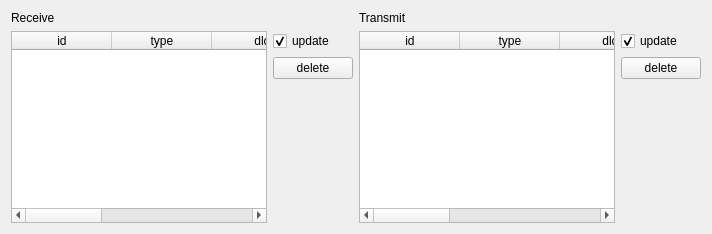
           <widget class="QWidget" name="tabCan">
            <attribute name="title">
             <string>Can</string>
            </attribute>
            <layout class="QGridLayout" name="gridLayout">
             <item row="0" column="0">
              <widget class="QLabel" name="label">
               <property name="text">
                <string>Receive</string>
               </property>
              </widget>
             </item>
             <item row="1" column="0">
              <widget class="QTableWidget" name="canReceiveTableWidget">
               <property name="selectionMode">
                <enum>QAbstractItemView::ExtendedSelection</enum>
               </property>
               <property name="selectionBehavior">
                <enum>QAbstractItemView::SelectRows</enum>
               </property>
               <attribute name="verticalHeaderVisible">
                <bool>false</bool>
               </attribute>
               <column>
                <property name="text">
                 <string>id</string>
                </property>
               </column>
               <column>
                <property name="text">
                 <string>type</string>
                </property>
               </column>
               <column>
                <property name="text">
                 <string>dlc</string>
                </property>
               </column>
               <column>
                <property name="text">
                 <string>data</string>
                </property>
               </column>
               <column>
                <property name="text">
                 <string>cycle</string>
                </property>
               </column>
               <column>
                <property name="text">
                 <string>count</string>
                </property>
               </column>
              </widget>
             </item>
             <item row="1" column="1">
              <layout class="QVBoxLayout" name="verticalLayout_7">
               <item>
                <widget class="QCheckBox" name="pcanUpdateReceiveTableCheckBox">
                 <property name="text">
                  <string>update</string>
                 </property>
                 <property name="checked">
                  <bool>true</bool>
                 </property>
                </widget>
               </item>
               <item>
                <widget class="QPushButton" name="pcanDeleteReceiveEntryButton">
                 <property name="text">
                  <string>delete</string>
                 </property>
                </widget>
               </item>
               <item>
                <spacer name="verticalSpacer">
                 <property name="orientation">
                  <enum>Qt::Vertical</enum>
                 </property>
                 <property name="sizeHint" stdset="0">
                  <size>
                   <width>20</width>
                   <height>40</height>
                  </size>
                 </property>
                </spacer>
               </item>
              </layout>
             </item>
             <item row="1" column="2">
              <widget class="QTableWidget" name="canTransmitTableWidget">
               <property name="selectionMode">
                <enum>QAbstractItemView::ExtendedSelection</enum>
               </property>
               <property name="selectionBehavior">
                <enum>QAbstractItemView::SelectRows</enum>
               </property>
               <attribute name="verticalHeaderVisible">
                <bool>false</bool>
               </attribute>
               <column>
                <property name="text">
                 <string>id</string>
                </property>
               </column>
               <column>
                <property name="text">
                 <string>type</string>
                </property>
               </column>
               <column>
                <property name="text">
                 <string>dlc</string>
                </property>
               </column>
               <column>
                <property name="text">
                 <string>data</string>
                </property>
               </column>
               <column>
                <property name="text">
                 <string>cycle</string>
                </property>
               </column>
               <column>
                <property name="text">
                 <string>count</string>
                </property>
               </column>
              </widget>
             </item>
             <item row="1" column="3">
              <layout class="QVBoxLayout" name="verticalLayout_8">
               <item>
                <widget class="QCheckBox" name="pcanUpdateTransmitTableCheckBox">
                 <property name="text">
                  <string>update</string>
                 </property>
                 <property name="checked">
                  <bool>true</bool>
                 </property>
                </widget>
               </item>
               <item>
                <widget class="QPushButton" name="pcanDeleteTransmitEntryButton">
                 <property name="text">
                  <string>delete</string>
                 </property>
                </widget>
               </item>
               <item>
                <spacer name="verticalSpacer_2">
                 <property name="orientation">
                  <enum>Qt::Vertical</enum>
                 </property>
                 <property name="sizeHint" stdset="0">
                  <size>
                   <width>20</width>
                   <height>40</height>
                  </size>
                 </property>
                </spacer>
               </item>
              </layout>
             </item>
             <item row="0" column="2">
              <widget class="QLabel" name="label_2">
               <property name="text">
                <string>Transmit</string>
               </property>
              </widget>
             </item>
            </layout>
           </widget>
